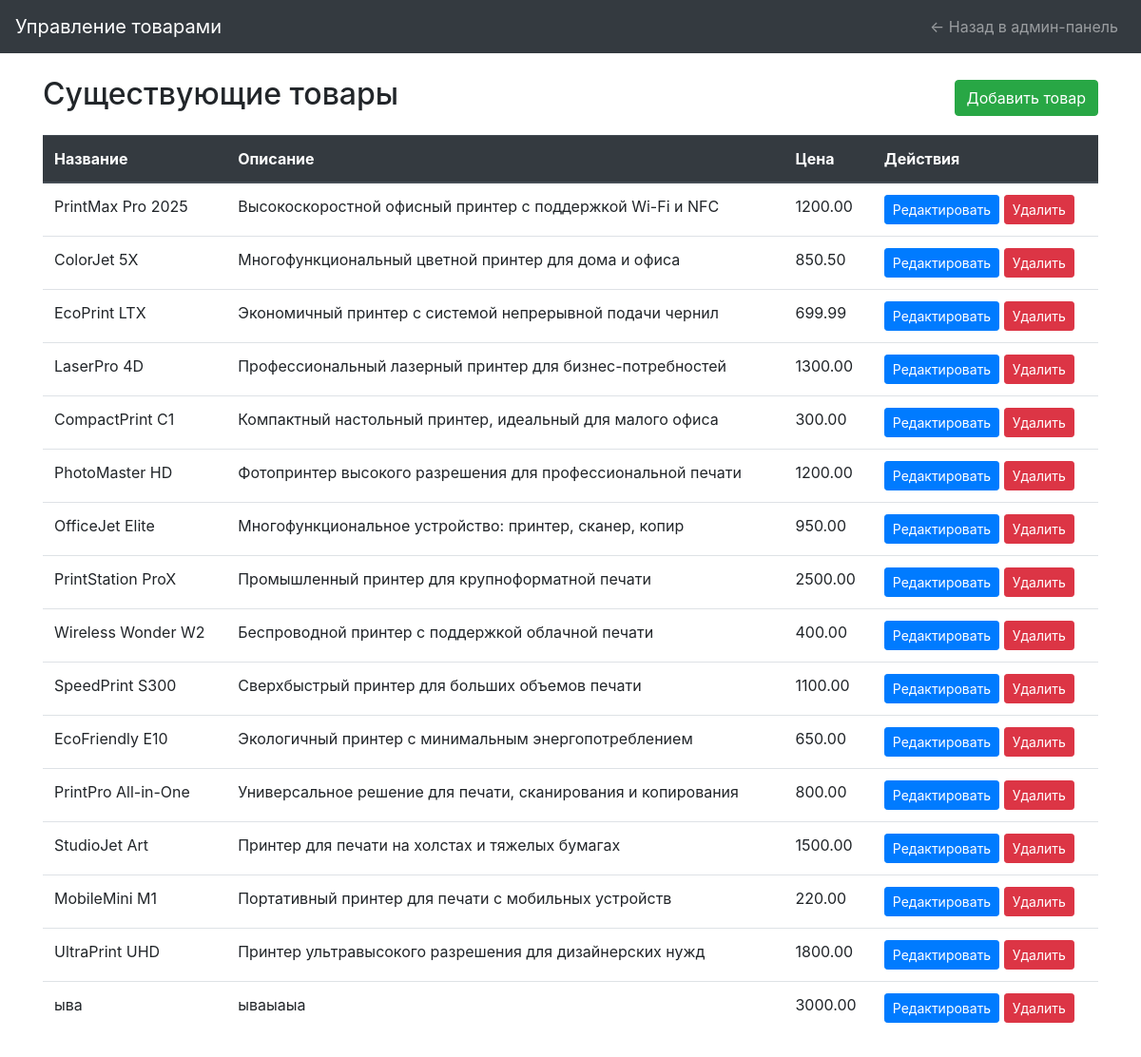
/assets/pages/manage_products.php (signed in), run on an earlier commit of the app's database.
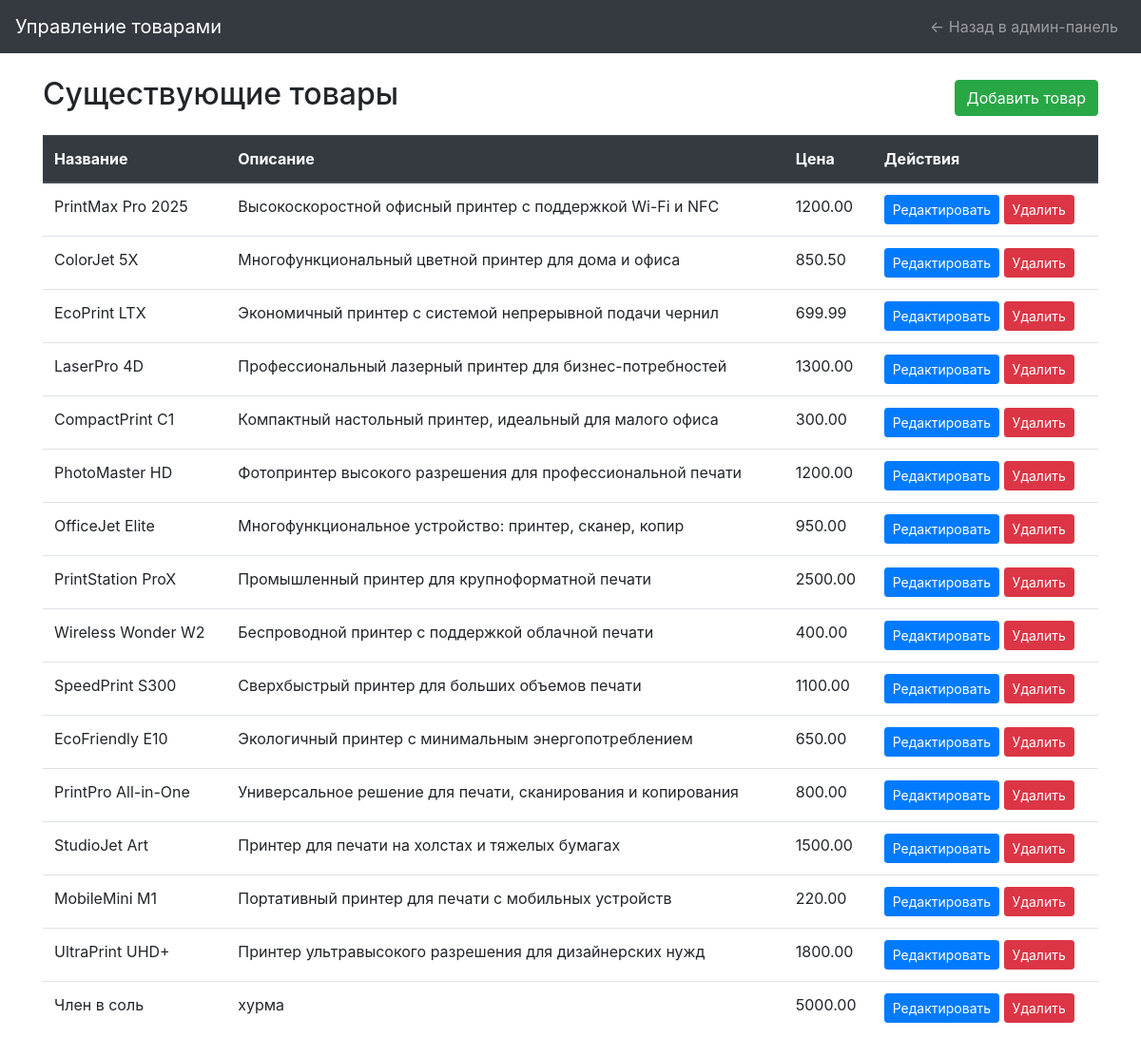
And on a later commit of the database.
### tables this page shows
CREATE TABLE `products` (
  `id` int(11) NOT NULL,
  `name` varchar(255) NOT NULL,
  `description` text DEFAULT NULL,
  `price` decimal(10,2) NOT NULL,
  `image` varchar(255) DEFAULT NULL
);

### assets/pages/manage_products.php (the view, shortened to what this page needs)
<?php
include '../../assets/pages/db_connect.php';
$query = "SELECT * FROM products";
$result = $conn->query($query);
?>
<!DOCTYPE html>
<html lang="ru">
<head>
    <link rel="stylesheet" href="https://stackpath.bootstrapcdn.com/bootstrap/4.5.2/css/bootstrap.min.css">
</head>
<body>
    <nav class="navbar navbar-expand-lg navbar-dark bg-dark">
        <a class="navbar-brand" href="#">Управление товарами</a>
        <div class="collapse navbar-collapse" id="navbarNavAltMarkup">
            <div class="navbar-nav ml-auto">
                <a class="nav-link" href="admin.php">&larr; Назад в админ-панель</a>
            </div>
        </div>
    </nav>
    <div class="container mt-4">
        <div class="d-flex justify-content-between align-items-center mb-3">
            <h2>Существующие товары</h2>
            <button type="button" class="btn btn-success" data-toggle="modal" data-target="#addProductModal">
                Добавить товар
            </button>
        </div>
        <table class="table table-hover">
            <thead class="thead-dark">
                <tr>
                    <th>Название</th>
                    <th>Описание</th>
                    <th>Цена</th>
                    <th>Действия</th>
                </tr>
            </thead>
            <tbody>
                <?php while ($row = $result->fetch_assoc()): ?>
                    <tr>
                        <td>
                            <?php echo htmlspecialchars($row['name']); ?>
                        </td>
                        <td>
                            <?php echo htmlspecialchars($row['description']); ?>
                        </td>
                        <td>
                            <?php echo htmlspecialchars($row['price']); ?>
                        </td>
                        <td>
                            <button class="btn btn-primary btn-sm btn-edit" data-id="<?php echo $row['id']; ?>"
                                data-name="<?php echo htmlspecialchars($row['name']); ?>"
                                data-description="<?php echo htmlspecialchars($row['description']); ?>"
                                data-price="<?php echo htmlspecialchars($row['price']); ?>"
                                data-image="<?php echo htmlspecialchars($row['image']); ?>">Редактировать</button>
                            <a href="../../assets/pages/delete_product.php?id=<?php echo $row['id']; ?>"
                                class="btn btn-danger btn-sm">Удалить</a>
                        </td>
                    </tr>
                <?php endwhile; ?>
            </tbody>
        </table>
    </div>
</body>
</html>

What changed in the data, as far as the page shows it:
removed products: name "ыва", description "ываыаыа", price "3000.00"
changed products "Принтер ультравысокого разрешения для дизайнерских нужд": name "UltraPrint UHD" → "UltraPrint UHD+"
added products: name "Член в соль", description "хурма", price "5000.00"
